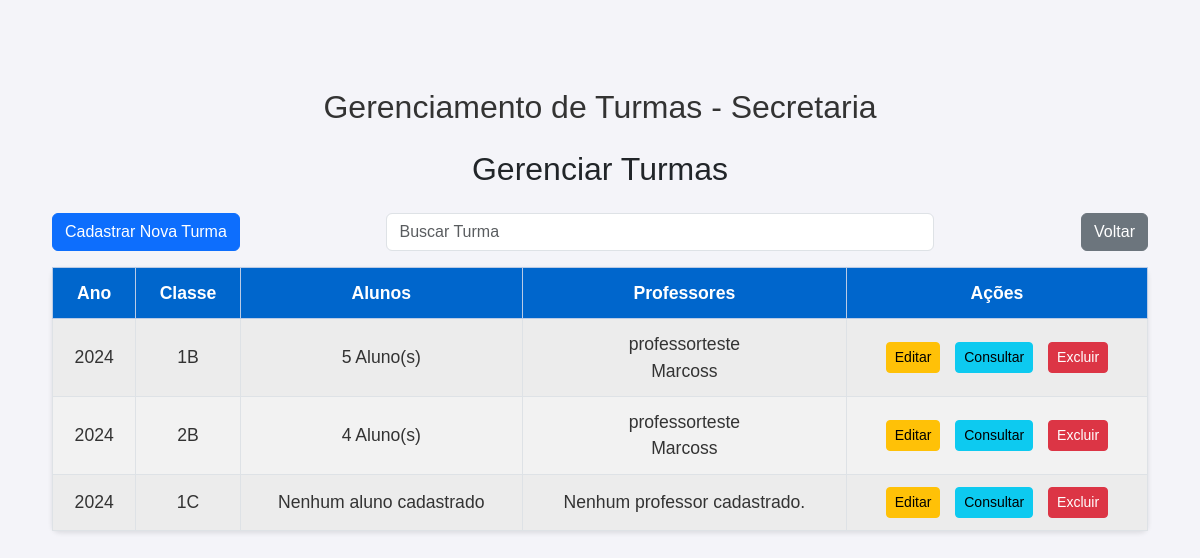
Page /gerenciar_turmas/ on the committed database.
### core/models.py (models this page shows, shortened)
class Turma(models.Model):
    ano = models.PositiveIntegerField()  # Ano da turma (Exemplo: 2024)
    classe = models.CharField(max_length=5, default='Indefinido')  # Classe (Exemplo: 1A, 2B, etc.)
    alunos = models.ManyToManyField(Aluno, related_name='turmas')
    professores = models.ManyToManyField(Professor, related_name='turmas')
    class Meta:
        verbose_name = "Turma"
        verbose_name_plural = "Turmas"

class Professor(models.Model):
    user = models.OneToOneField(User, on_delete=models.CASCADE, related_name='professor_profile')  # Conexão com o User do Django
    nome = models.CharField(max_length=255)  # Nome completo do professor
    email = models.EmailField(max_length=100, blank=True, null=True)
    telefone = models.CharField(max_length=15, blank=True, null=True)
    disciplinas = models.ManyToManyField(Disciplina, related_name='professores')

### core/views.py (the view)
# urls.py: path('gerenciar_turmas/', views.gerenciar_turmas, name='gerenciar_turmas'),
def gerenciar_turmas(request):
    turmas = Turma.objects.all()
    return render(request, 'core/gerenciar_turmas.html', {'turmas': turmas})

### core/templates/core/gerenciar_turmas.html (shortened to what this page needs)
{% load static %}
<!DOCTYPE html>
<html lang="pt-BR">
<head>
    <link href="https://cdn.jsdelivr.net/npm/bootstrap@5.3.0/dist/css/bootstrap.min.css" rel="stylesheet">
    <link rel="stylesheet" href="{% static 'css/estilos.css' %}">
</head>
<body>
    <div class="container mt-5">
        <h1 class="text-center mb-4">Gerenciamento de Turmas - Secretaria</h1>
        <h2 class="text-center mb-4">Gerenciar Turmas</h2>
        <div class="d-flex justify-content-between mb-3">
            <a href="{% url 'criar_turma' %}" class="btn btn-primary">Cadastrar Nova Turma</a>
            <input type="text" id="buscar_turma" class="form-control w-50" placeholder="Buscar Turma">
            <a href="{% url 'secretaria' %}" class="btn btn-secondary">Voltar</a>
        </div>
        <table class="table table-striped table-bordered table-custom" id="tabela_turmas">
            <thead class="table-primary">
                <tr>
                    <th>Ano</th>
                    <th>Classe</th>
                    <th>Alunos</th>
                    <th>Professores</th>
                    <th>Ações</th>
                </tr>
            </thead>
            <tbody>
                {% for turma in turmas %}
                <tr class="turma-row">
                    <td>{{ turma.ano }}</td>
                    <td>{{ turma.classe }}</td>
                    <td>
                        {% if turma.alunos.all %}
                            {{ turma.alunos.all|length }} Aluno(s)
                        {% else %}
                            Nenhum aluno cadastrado
                        {% endif %}
                    </td>
                    <td>
                        {% for professor in turma.professores.all %}
                            {{ professor.nome }}<br>
                        {% empty %}
                            Nenhum professor cadastrado.
                        {% endfor %}
                    </td>
                    <td>
                        <a href="{% url 'editar_turma' turma.id %}" class="btn btn-warning btn-sm">Editar</a>
                        <a href="{% url 'consultar_turma' turma.id %}" class="btn btn-info btn-sm">Consultar</a>
                        <button class="btn btn-danger btn-sm" data-bs-toggle="modal" data-bs-target="#confirmDeleteModal{{ turma.id }}">Excluir</button>
                    </td>
                </tr>
                {% endfor %}
            </tbody>
        </table>
    </div>
</body>
</html>

### static/css/estilos.css (style rules this page uses)
body { font-family: 'Arial', sans-serif; background-color: #f4f4f9; margin: 20px; padding: 20px; }
h1 { color: #333; text-align: center; margin-top: 20px; font-size: 2em; }
table { width: 80%; margin: 20px auto; border-collapse: collapse; background-color: #fff; border-radius: 8px; box-shadow: 0 2px 5px rgba(0, 0, 0, 0.1); }
th, td { padding: 12px 15px; text-align: center !important; vertical-align: middle !important; font-size: 1.1em; }
th { background-color: #0066cc; color: white; font-weight: bold; }
td { background-color: #f9f9f9; color: #333; }
tr:nth-child(even) td { background-color: #f2f2f2; }
td a { color: #ff9800; margin-right: 10px; font-weight: bold; transition: color 0.3s; }
.table-custom th, .table-custom td { padding: 12px 15px; text-align: center !important; vertical-align: middle !important; font-size: 1.1em; }
.table-custom { width: 100% !important; margin: 0 auto; }
.table-custom { box-shadow: 0 2px 5px rgba(0, 0, 0, 0.1); }
.table-custom th { background-color: #0066cc; color: white; font-weight: bold; }
.table-custom td { background-color: #f9f9f9; color: #333; }

### rows in the picture
Turma: ano "2024", classe "1B", alunos.all|length "5"
Professor: nome "professorteste"
Professor: nome "Marcoss"
Turma: ano "2024", classe "2B", alunos.all|length "4"
Turma: ano "2024", classe "1C", shows "Nenhum aluno cadastrado"
